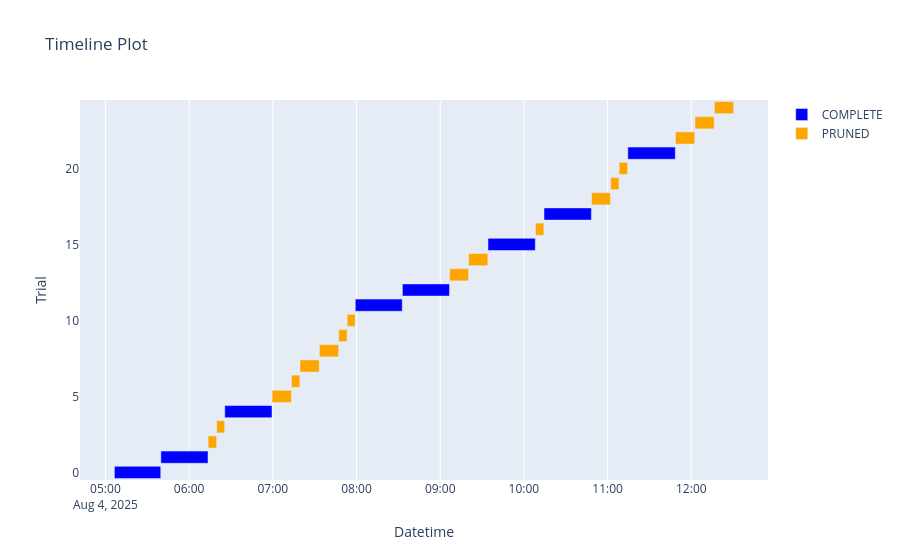

The notebook cell saved with this chart:
### Code cell
optuna.visualization.plot_timeline(study)

### Figure 1 — Plotly figure (JSON) as saved in the notebook; plotly's stock layout.template omitted (floating-point values rounded to 4 significant figures)
{"data": [{"base": ["2025-08-04T05:06:26.438566", "2025-08-04T05:39:45.146381", "2025-08-04T06:25:33.560152", "2025-08-04T07:59:07.836044", "2025-08-04T08:32:55.070641", "2025-08-04T09:34:15.245155", "2025-08-04T10:14:25.033721", "2025-08-04T11:14:31.457743"], "hovertemplate": "%{text}<extra>COMPLETE</extra>", "marker": {"color": "blue"}, "name": "COMPLETE", "orientation": "h", "text": ["{<br>  \"number\": 0,<br>  \"values\": [<br>    0.04038127640692087<br>  ],<br>  \"params\": {<br>    \"backbone_LR\": 3.1511370396752953e-06,<br>    \"head_LR\": 0.003310947131740322,<br>    \"weight_decay\": 0.0005202794864132106,<br>    \"head_layer_1\": 256,<br>    \"num_layers\": 1,<br>    \"dropout\": 0.5<br>  }<br>}", "{<br>  \"number\": 1,<br>  \"values\": [<br>    0.004853673207645233<br>  ],<br>  \"params\": {<br>    \"backbone_LR\": 9.569849657673572e-06,<br>    \"head_LR\": 0.009203726709345893,<br>    \"weight_decay\": 0.0001382354603013105,<br>    \"head_layer_1\": 512,<br>    \"num_layers\": 1,<br>    \"dropout\": 0.0<br>  }<br>}", "{<br>  \"number\": 4,<br>  \"values\": [<br>    0.004039954447832245<br>  ],<br>  \"params\": {<br>    \"backbone_LR\": 1.3423712963290068e-06,<br>    \"head_LR\": 2.6195886542692777e-06,<br>    \"weight_decay\": 0.008285224988864132,<br>    \"head_layer_1\": 128,<br>    \"num_layers\": 2,<br>    \"head_layer_2\": 128,<br>    \"dropout\": 0.0<br>  }<br>}", "{<br>  \"number\": 11,<br>  \"values\": [<br>    0.002669064274344307<br>  ],<br>  \"params\": {<br>    \"backbone_LR\": 5.950771116725249e-05,<br>    \"head_LR\": 0.0004540989543256841,<br>    \"weight_decay\": 0.00017241325439617218,<br>    \"head_layer_1\": 512,<br>    \"num_layers\": 1,<br>    \"dropout\": 0.0<br>  }<br>}", "{<br>  \"number\": 12,<br>  \"values\": [<br>    0.0033239702909038616<br>  ],<br>  \"params\": {<br>    \"backbone_LR\": 1.3076047116466318e-06,<br>    \"head_LR\": 1.0099667327394869e-05,<br>    \"weight_decay\": 0.012699336550617321,<br>    \"head_layer_1\": 128,<br>    \"num_layers\": 2,<br>    \"head_layer_2\": 128,<br>    \"dropout\": 0.0<br>  }<br>}", "{<br>  \"number\": 15,<br>  \"values\": [<br>    0.003853641960841532<br>  ],<br>  \"params\": {<br>    \"backbone_LR\": 1.3189303526340469e-05,<br>    \"head_LR\": 0.0001920003831933764,<br>    \"weight_decay\": 0.001055040123105362,<br>    \"head_layer_1\": 512,<br>    \"num_layers\": 2,<br>    \"head_layer_2\": 2048,<br>    \"dropout\": 0.0<br>  }<br>}", "{<br>  \"number\": 17,<br>  \"values\": [<br>    0.003667197781256758<br>  ],<br>  \"params\": {<br>    \"backbone_LR\": 1.4373977928770156e-06,<br>    \"head_LR\": 1.8771833351926085e-05,<br>    \"weight_decay\": 0.33774027173274696,<br>    \"head_layer_1\": 2048,<br>    \"num_layers\": 2,<br>    \"head_layer_2\": 128,<br>    \"dropout\": 0.0<br>  }<br>}", "{<br>  \"number\": 21,<br>  \"values\": [<br>    0.002885498616916056<br>  ],<br>  \"params\": {<br>    \"backbone_LR\": 1.6935373432393578e-06,<br>    \"head_LR\": 4.727855142858417e-05,<br>    \"weight_decay\": 0.01664970143282343,<br>    \"head_layer_1\": 256,<br>    \"num_layers\": 2,<br>    \"head_layer_2\": 128,<br>    \"dropout\": 0.0<br>  }<br>}"], "textposition": "none", "type": "bar", "x": [1993000.0, 2028000.0, 2032000.0, 2020000.0, 2023000.0, 2036000.0, 2039000.0, 2042000.0], "y": [0, 1, 4, 11, 12, 15, 17, 21]}, {"base": ["2025-08-04T06:13:38.878110", "2025-08-04T06:19:48.378318", "2025-08-04T06:59:32.027656", "2025-08-04T07:13:27.136581", "2025-08-04T07:19:30.138220", "2025-08-04T07:33:22.458049", "2025-08-04T07:47:16.994404", "2025-08-04T07:53:20.640619", "2025-08-04T09:06:45.963681", "2025-08-04T09:20:23.212298", "2025-08-04T10:08:19.627969", "2025-08-04T10:48:32.956715", "2025-08-04T11:02:12.651661", "2025-08-04T11:08:17.597726", "2025-08-04T11:48:42.754180", "2025-08-04T12:02:38.427506", "2025-08-04T12:16:34.334834"], "hovertemplate": "%{text}<extra>PRUNED</extra>", "marker": {"color": "orange"}, "name": "PRUNED", "orientation": "h", "text": ["{<br>  \"number\": 2,<br>  \"values\": [<br>    0.05557452744016281<br>  ],<br>  \"params\": {<br>    \"backbone_LR\": 3.39316438209596e-05,<br>    \"head_LR\": 2.613220388932352e-05,<br>    \"weight_decay\": 0.06145171739893747,<br>    \"head_layer_1\": 128,<br>    \"num_layers\": 2,<br>    \"head_layer_2\": 1024,<br>    \"dropout\": 0.1<br>  }<br>}", "{<br>  \"number\": 3,<br>  \"values\": [<br>    0.042149243876338005<br>  ],<br>  \"params\": {<br>    \"backbone_LR\": 2.4790593798129585e-05,<br>    \"head_LR\": 6.27844325823034e-06,<br>    \"weight_decay\": 0.009963917790180797,<br>    \"head_layer_1\": 256,<br>    \"num_layers\": 1,<br>    \"dropout\": 0.4<br>  }<br>}", "{<br>  \"number\": 5,<br>  \"values\": [<br>    0.04170741004726061<br>  ],<br>  \"params\": {<br>    \"backbone_LR\": 5.814010214372038e-06,<br>    \"head_LR\": 9.650363774011107e-05,<br>    \"weight_decay\": 6.399179962604403e-05,<br>    \"head_layer_1\": 2048,<br>    \"num_layers\": 2,<br>    \"head_layer_2\": 256,<br>    \"dropout\": 0.1<br>  }<br>}", "{<br>  \"number\": 6,<br>  \"values\": [<br>    0.042014578070778116<br>  ],<br>  \"params\": {<br>    \"backbone_LR\": 1.2600661644503305e-05,<br>    \"head_LR\": 0.00041495903576472496,<br>    \"weight_decay\": 0.04904019597564749,<br>    \"head_layer_1\": 2048,<br>    \"num_layers\": 2,<br>    \"head_layer_2\": 512,<br>    \"dropout\": 0.2<br>  }<br>}", "{<br>  \"number\": 7,<br>  \"values\": [<br>    0.042138310865714<br>  ],<br>  \"params\": {<br>    \"backbone_LR\": 0.0002447896180622896,<br>    \"head_LR\": 0.004151442598347358,<br>    \"weight_decay\": 0.016265617939165443,<br>    \"head_layer_1\": 512,<br>    \"num_layers\": 2,<br>    \"head_layer_2\": 512,<br>    \"dropout\": 0.5<br>  }<br>}", "{<br>  \"number\": 8,<br>  \"values\": [<br>    0.04565639793872833<br>  ],<br>  \"params\": {<br>    \"backbone_LR\": 1.7314236254462156e-06,<br>    \"head_LR\": 1.0212928080220388e-06,<br>    \"weight_decay\": 0.00441824215368867,<br>    \"head_layer_1\": 512,<br>    \"num_layers\": 2,<br>    \"head_layer_2\": 128,<br>    \"dropout\": 0.1<br>  }<br>}", "{<br>  \"number\": 9,<br>  \"values\": [<br>    0.03822532783334072<br>  ],<br>  \"params\": {<br>    \"backbone_LR\": 2.1820385139950294e-06,<br>    \"head_LR\": 8.476664021514531e-05,<br>    \"weight_decay\": 0.0011576993139348853,<br>    \"head_layer_1\": 128,<br>    \"num_layers\": 1,<br>    \"dropout\": 0.1<br>  }<br>}", "{<br>  \"number\": 10,<br>  \"values\": [<br>    0.04553442477033688<br>  ],<br>  \"params\": {<br>    \"backbone_LR\": 1.3047345405503795e-06,<br>    \"head_LR\": 2.8883626013368077e-05,<br>    \"weight_decay\": 0.3208370802498591,<br>    \"head_layer_1\": 128,<br>    \"num_layers\": 1,<br>    \"dropout\": 0.1<br>  }<br>}", "{<br>  \"number\": 13,<br>  \"values\": [<br>    0.06020024504799109<br>  ],<br>  \"params\": {<br>    \"backbone_LR\": 0.00018197876796579579,<br>    \"head_LR\": 9.768552349301091e-05,<br>    \"weight_decay\": 0.00011973741891973992,<br>    \"head_layer_1\": 128,<br>    \"num_layers\": 1,<br>    \"dropout\": 0.2<br>  }<br>}", "{<br>  \"number\": 14,<br>  \"values\": [<br>    0.007744203321635723<br>  ],<br>  \"params\": {<br>    \"backbone_LR\": 0.00031252696686085357,<br>    \"head_LR\": 7.369145705596513e-05,<br>    \"weight_decay\": 1.871096276178367e-05,<br>    \"head_layer_1\": 512,<br>    \"num_layers\": 1,<br>    \"dropout\": 0.0<br>  }<br>}", "{<br>  \"number\": 16,<br>  \"values\": [<br>    0.04398914584173606<br>  ],<br>  \"params\": {<br>    \"backbone_LR\": 0.00011684042087084653,<br>    \"head_LR\": 0.005451269779893982,<br>    \"weight_decay\": 0.00028579386008461215,<br>    \"head_layer_1\": 2048,<br>    \"num_layers\": 1,<br>    \"dropout\": 0.2<br>  }<br>}", "{<br>  \"number\": 18,<br>  \"values\": [<br>    0.03485060784106071<br>  ],<br>  \"params\": {<br>    \"backbone_LR\": 4.3711930508230935e-05,<br>    \"head_LR\": 0.0003830712569521041,<br>    \"weight_decay\": 0.006206705659864622,<br>    \"head_layer_1\": 256,<br>    \"num_layers\": 1,<br>    \"dropout\": 0.1<br>  }<br>}", "{<br>  \"number\": 19,<br>  \"values\": [<br>    0.05129582191315981<br>  ],<br>  \"params\": {<br>    \"backbone_LR\": 9.871720584100014e-06,<br>    \"head_LR\": 3.097363994511031e-05,<br>    \"weight_decay\": 0.00021499331359567023,<br>    \"head_layer_1\": 512,<br>    \"num_layers\": 1,<br>    \"dropout\": 0.2<br>  }<br>}", "{<br>  \"number\": 20,<br>  \"values\": [<br>    0.03972220449493481<br>  ],<br>  \"params\": {<br>    \"backbone_LR\": 0.0008882339125050494,<br>    \"head_LR\": 0.0007030365510383779,<br>    \"weight_decay\": 0.0014508607515474408,<br>    \"head_layer_1\": 1024,<br>    \"num_layers\": 2,<br>    \"head_layer_2\": 256,<br>    \"dropout\": 0.0<br>  }<br>}", "{<br>  \"number\": 22,<br>  \"values\": [<br>    0.05855820528589762<br>  ],<br>  \"params\": {<br>    \"backbone_LR\": 3.491674882112601e-06,<br>    \"head_LR\": 1.927539778614383e-05,<br>    \"weight_decay\": 0.008469450674645747,<br>    \"head_layer_1\": 256,<br>    \"num_layers\": 2,<br>    \"head_layer_2\": 128,<br>    \"dropout\": 0.1<br>  }<br>}", "{<br>  \"number\": 23,<br>  \"values\": [<br>    0.003230805481927326<br>  ],<br>  \"params\": {<br>    \"backbone_LR\": 2.0837399097490476e-06,<br>    \"head_LR\": 0.00045843143601083234,<br>    \"weight_decay\": 0.008696499994670339,<br>    \"head_layer_1\": 128,<br>    \"num_layers\": 2,<br>    \"head_layer_2\": 128,<br>    \"dropout\": 0.0<br>  }<br>}", "{<br>  \"number\": 24,<br>  \"values\": [<br>    0.003297941978626813<br>  ],<br>  \"params\": {<br>    \"backbone_LR\": 9.273384887746918e-05,<br>    \"head_LR\": 7.98163836193398e-05,<br>    \"weight_decay\": 0.00889145229947345,<br>    \"head_layer_1\": 512,<br>    \"num_layers\": 1,<br>    \"dropout\": 0.0<br>  }<br>}"], "textposition": "none", "type": "bar", "x": [363700.0, 339300.0, 828600.0, 356400.0, 825500.0, 827400.0, 356200.0, 339700.0, 809500.0, 824300.0, 357000.0, 811000.0, 355700.0, 364500.0, 826000.0, 826100.0, 825700.0], "y": [2, 3, 5, 6, 7, 8, 9, 10, 13, 14, 16, 18, 19, 20, 22, 23, 24]}], "layout": {"showlegend": true, "title": {"text": "Timeline Plot"}, "xaxis": {"title": {"text": "Datetime"}, "type": "date"}, "yaxis": {"title": {"text": "Trial"}}}}
